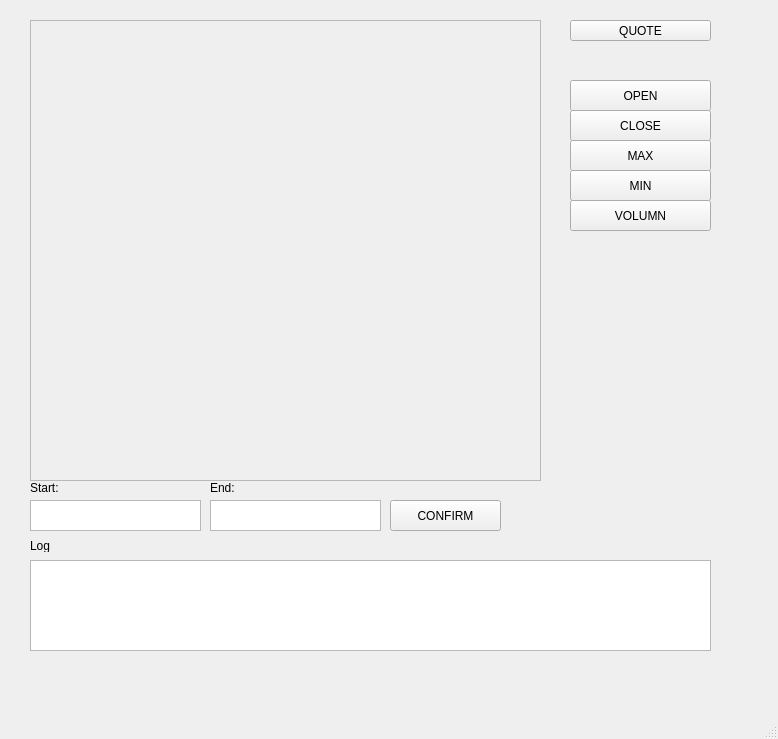
<?xml version="1.0" encoding="UTF-8"?>
<ui version="4.0">
 <class>MainWindow</class>
 <widget class="QMainWindow" name="MainWindow">
  <property name="geometry">
   <rect>
    <x>0</x>
    <y>0</y>
    <width>778</width>
    <height>739</height>
   </rect>
  </property>
  <property name="windowTitle">
   <string>MainWindow</string>
  </property>
  <widget class="QWidget" name="centralwidget">
   <widget class="QTextEdit" name="textEditStartDate">
    <property name="geometry">
     <rect>
      <x>30</x>
      <y>500</y>
      <width>171</width>
      <height>31</height>
     </rect>
    </property>
   </widget>
   <widget class="QLabel" name="labelLogBox">
    <property name="geometry">
     <rect>
      <x>30</x>
      <y>540</y>
      <width>47</width>
      <height>12</height>
     </rect>
    </property>
    <property name="text">
     <string>Log</string>
    </property>
   </widget>
   <widget class="QToolButton" name="buttonStockOpen">
    <property name="geometry">
     <rect>
      <x>570</x>
      <y>80</y>
      <width>141</width>
      <height>31</height>
     </rect>
    </property>
    <property name="text">
     <string>OPEN</string>
    </property>
   </widget>
   <widget class="QToolButton" name="buttonDateRangeConfirm">
    <property name="geometry">
     <rect>
      <x>390</x>
      <y>500</y>
      <width>111</width>
      <height>31</height>
     </rect>
    </property>
    <property name="text">
     <string>CONFIRM</string>
    </property>
   </widget>
   <widget class="QToolButton" name="toolButtonQuotesList">
    <property name="geometry">
     <rect>
      <x>570</x>
      <y>20</y>
      <width>141</width>
      <height>21</height>
     </rect>
    </property>
    <property name="text">
     <string>QUOTE</string>
    </property>
   </widget>
   <widget class="QTextBrowser" name="LogBox">
    <property name="geometry">
     <rect>
      <x>30</x>
      <y>560</y>
      <width>681</width>
      <height>91</height>
     </rect>
    </property>
   </widget>
   <widget class="QToolButton" name="buttonStockClose">
    <property name="geometry">
     <rect>
      <x>570</x>
      <y>110</y>
      <width>141</width>
      <height>31</height>
     </rect>
    </property>
    <property name="text">
     <string>CLOSE</string>
    </property>
   </widget>
   <widget class="QTextEdit" name="textEditEndDate">
    <property name="geometry">
     <rect>
      <x>210</x>
      <y>500</y>
      <width>171</width>
      <height>31</height>
     </rect>
    </property>
   </widget>
   <widget class="QLabel" name="label">
    <property name="geometry">
     <rect>
      <x>30</x>
      <y>480</y>
      <width>41</width>
      <height>16</height>
     </rect>
    </property>
    <property name="font">
     <font>
      <family>Arial</family>
      <pointsize>9</pointsize>
     </font>
    </property>
    <property name="text">
     <string>Start:</string>
    </property>
   </widget>
   <widget class="QLabel" name="label_2">
    <property name="geometry">
     <rect>
      <x>210</x>
      <y>480</y>
      <width>31</width>
      <height>16</height>
     </rect>
    </property>
    <property name="font">
     <font>
      <family>Arial</family>
      <pointsize>9</pointsize>
     </font>
    </property>
    <property name="text">
     <string>End:</string>
    </property>
   </widget>
   <widget class="QToolButton" name="buttonStockMax">
    <property name="geometry">
     <rect>
      <x>570</x>
      <y>140</y>
      <width>141</width>
      <height>31</height>
     </rect>
    </property>
    <property name="text">
     <string>MAX</string>
    </property>
   </widget>
   <widget class="QToolButton" name="buttonStockMin">
    <property name="geometry">
     <rect>
      <x>570</x>
      <y>170</y>
      <width>141</width>
      <height>31</height>
     </rect>
    </property>
    <property name="text">
     <string>MIN</string>
    </property>
   </widget>
   <widget class="QToolButton" name="buttonStockVolumn">
    <property name="geometry">
     <rect>
      <x>570</x>
      <y>200</y>
      <width>141</width>
      <height>31</height>
     </rect>
    </property>
    <property name="text">
     <string>VOLUMN</string>
    </property>
   </widget>
   <widget class="QLabel" name="textQuoteIndex">
    <property name="geometry">
     <rect>
      <x>570</x>
      <y>40</y>
      <width>141</width>
      <height>21</height>
     </rect>
    </property>
    <property name="text">
     <string/>
    </property>
    <property name="alignment">
     <set>Qt::AlignCenter</set>
    </property>
   </widget>
   <widget class="QFrame" name="frameStockDisplay">
    <property name="geometry">
     <rect>
      <x>30</x>
      <y>20</y>
      <width>511</width>
      <height>461</height>
     </rect>
    </property>
    <property name="frameShape">
     <enum>QFrame::StyledPanel</enum>
    </property>
    <property name="frameShadow">
     <enum>QFrame::Raised</enum>
    </property>
    <widget class="QWidget" name="verticalLayoutWidget">
     <property name="geometry">
      <rect>
       <x>0</x>
       <y>0</y>
       <width>511</width>
       <height>461</height>
      </rect>
     </property>
     <layout class="QVBoxLayout" name="layoutStockDisplay"/>
    </widget>
   </widget>
  </widget>
  <widget class="QMenuBar" name="menubar">
   <property name="geometry">
    <rect>
     <x>0</x>
     <y>0</y>
     <width>778</width>
     <height>21</height>
    </rect>
   </property>
  </widget>
  <widget class="QStatusBar" name="statusbar"/>
 </widget>
 <resources/>
 <connections/>
</ui>
